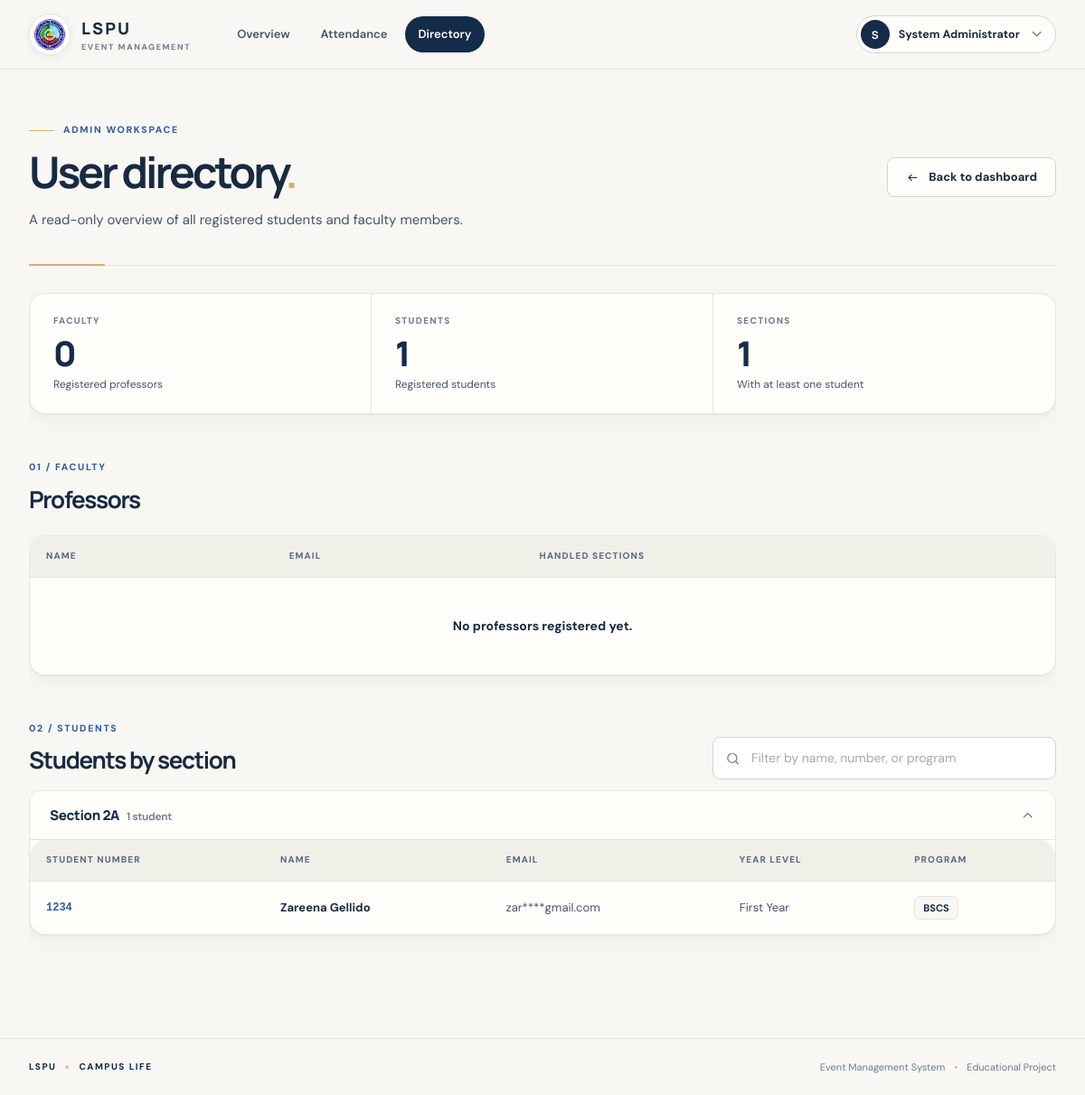
Page /admin/directory (signed in) on the committed database.
### Event-Registration-System-main/app.py (models this page shows, shortened)
class User(UserMixin, db.Model):
    id = db.Column(db.Integer, primary_key=True)
    name = db.Column(db.String(120), nullable=False)
    email = db.Column(db.String(160), unique=True, nullable=False, index=True)
    password_hash = db.Column(db.String(255), nullable=False)
    role = db.Column(db.String(20), nullable=False)
    student_number = db.Column(db.String(40), unique=True)
    year_level = db.Column(db.String(30))
    section = db.Column(db.String(2), index=True)
    program = db.Column(db.String(20))
    handled_sections = db.Column(db.String(300))
    otp_code = db.Column(db.String(6))
    otp_expires_at = db.Column(db.DateTime)
    otp_attempts = db.Column(db.Integer, nullable=False, default=0)

### Event-Registration-System-main/app.py (the view)
@app.route("/admin/directory")
@role_required("admin")
def admin_directory():
    students = User.query.filter_by(role="student").order_by(User.section, User.name).all()
    professors = User.query.filter_by(role="professor").order_by(User.name).all()
    return render_template("admin_directory.html", students=students, professors=professors)

### Event-Registration-System-main/app.py (called while the page is built)
@login.user_loader
def load_user(uid): return db.session.get(User, int(uid))

def role_required(*roles):
    def deco(fn):
        @wraps(fn)
        @login_required
        def wrapper(*a, **kw):
            if current_user.role not in roles: abort(403)
            return fn(*a, **kw)
        return wrapper
    return deco

### Event-Registration-System-main/templates/admin_directory.html (shortened to what this page needs)
{% extends "base.html" %}
{% import "_ui.html" as ui with context %}
{% block content %}
<section class="page-heading compact-heading">
    <div>
        <p class="eyebrow"><span class="eyebrow-line"></span> ADMIN WORKSPACE</p>
        <h1>User directory<span>.</span></h1>
        <p class="heading-description">A read-only overview of all registered students and faculty members.</p>
    </div>
    <a class="btn btn-light" href="{{ url_for('admin_home') }}">{{ ui.ico('arrow-l') }} Back to dashboard</a>
</section>
<section class="roster-summary">
    <div><span class="summary-label">FACULTY</span><strong>{{ professors|length }}</strong><p>Registered professors</p></div>
    <div><span class="summary-label">STUDENTS</span><strong>{{ students|length }}</strong><p>Registered students</p></div>
    <div><span class="summary-label">SECTIONS</span><strong>{{ students|map(attribute='section')|unique|list|length }}</strong><p>With at least one student</p></div>
</section>
<section class="section">
    <div class="section-head">
        <div><p class="section-overline">01 / FACULTY</p><h2>Professors</h2></div>
    </div>
    <div class="tablebox">
        <table class="t-stack">
            <thead><tr><th>Name</th><th>Email</th><th>Handled Sections</th></tr></thead>
            <tbody>
                {% for p in professors %}
                <tr>
                    <td data-label="Name"><strong>{{ p.name }}</strong></td>
                    <td data-label="Email">{{ p.email[:3] }}****{{ p.email.split('@')[1] if '@' in p.email else '' }}</td>
                    <td data-label="Sections"><span class="table-tag">{{ p.handled_sections or 'None assigned' }}</span></td>
                </tr>
                {% else %}
                <tr><td colspan="3" class="no-label"><div class="table-empty"><strong>No professors registered yet.</strong></div></td></tr>
                {% endfor %}
            </tbody>
        </table>
    </div>
</section>
<section class="section">
    <div class="section-head">
        <div><p class="section-overline">02 / STUDENTS</p><h2>Students by section</h2></div>
        {% if students %}<div class="search-row" style="width:min(380px,100%)"><div class="search-field">{{ ui.ico('search') }}<label class="sr-only" for="dir-filter">Filter students</label><input id="dir-filter" type="search" placeholder="Filter by name, number, or program" data-filter=".dir-table" data-count="dir-count"></div></div>{% endif %}
    </div>
    {% for section in students|groupby('section') %}
    <details class="group-block" open>
        <summary><span>Section {{ section.grouper or 'Unassigned' }}<span class="count">{{ section.list|length }} student{{ '' if section.list|length == 1 else 's' }}</span></span>{{ ui.ico('chev') }}</summary>
        <div class="tablebox">
            <table class="t-stack dir-table">
                <thead><tr><th>Student Number</th><th>Name</th><th>Email</th><th>Year Level</th><th>Program</th></tr></thead>
                <tbody>
                    {% for s in section.list %}
                    <tr>
                        <td data-label="Student no." class="mono-cell">{{ s.student_number }}</td>
                        <td data-label="Name"><strong>{{ s.name }}</strong></td>
                        <td data-label="Email">{{ s.email[:3] }}****{{ s.email.split('@')[1] if '@' in s.email else '' }}</td>
                        <td data-label="Year">{{ s.year_level }}</td>
                        <td data-label="Program"><span class="table-tag">{{ s.program }}</span></td>
                    </tr>
                    {% endfor %}
                </tbody>
            </table>
        </div>
    </details>
    {% else %}
    <div class="empty-state"><span class="empty-mark">{{ ui.ico('users') }}</span><h3>No students registered yet</h3><p>Students appear here, grouped by section, once they create an account.</p></div>
    {% endfor %}
</section>
{% endblock %}

### Event-Registration-System-main/templates/base.html (shortened to what this page needs)
{% import "_ui.html" as ui with context %}
<!doctype html>
<html lang="en">
<head>
    <link rel="stylesheet" href="{{ url_for('static', filename='style.css') }}">
</head>
<body>
    {% set homes = {'admin': 'admin_home', 'professor': 'professor_home', 'student': 'student_home'} %}
    {% set authed = current_user.is_authenticated %}
    {% set ep = request.endpoint %}
    <header class="site-header">
        <div class="header-inner">
            <a class="brand" href="{{ url_for(homes[current_user.role]) if authed else url_for('landing') }}" aria-label="LSPU Event Management System home">
                <span class="brand-mark"><img src="{{ url_for('static', filename='lspu-logo.png') }}" alt="LSPU logo" class="school-logo"></span>
                <span class="brand-copy"><strong>LSPU</strong><small>EVENT MANAGEMENT</small></span>
            </a>
            {% if authed %}
            <nav class="main-nav" aria-label="Main">
                {% if current_user.role == 'admin' %}
                    <a href="{{ url_for('admin_home') }}" {% if ep in ('admin_home','event_new','event_edit','expenses','expense_edit','event_registrations') %}aria-current="page"{% endif %}>Overview</a>
                    <a href="{{ url_for('attendance_dashboard') }}" {% if ep == 'attendance_dashboard' %}aria-current="page"{% endif %}>Attendance</a>
                    <a href="{{ url_for('admin_directory') }}" {% if ep == 'admin_directory' %}aria-current="page"{% endif %}>Directory</a>
                {% elif current_user.role == 'professor' %}
                    <a href="{{ url_for('professor_home') }}" {% if ep == 'professor_home' %}aria-current="page"{% endif %}>Roster</a>
                    <a href="{{ url_for('attendance_dashboard') }}" {% if ep == 'attendance_dashboard' %}aria-current="page"{% endif %}>Attendance</a>
                {% else %}
                    <a href="{{ url_for('student_home') }}" {% if ep in ('student_home','event_detail','receipt') %}aria-current="page"{% endif %}>Events</a>
                {% endif %}
            </nav>
            {% endif %}
            <div class="header-right">
                {% if authed %}
                <details class="user-menu">
                    <summary aria-label="Account menu"><span class="user-avatar" aria-hidden="true">{{ current_user.name[:1]|upper }}</span><span class="user-name">{{ current_user.name }}</span>{{ ui.ico('chev', 'chev') }}</summary>
                </details>
                {% else %}
                <span class="header-context">STA. CRUZ · CAMPUS EVENTS</span>
                <a class="header-home" href="{{ url_for('landing') }}">Home {{ ui.ico('arrow-ur') }}</a>
                {% endif %}
            </div>
        </div>
    </header>
    <main class="page-shell" id="main-content">
        {% block content %}{% endblock %}
    </main>
    <footer class="site-footer"><span class="footer-brand">LSPU <i>×</i> CAMPUS LIFE</span><span>Event Management System <span class="footer-dot">•</span> Educational Project</span></footer>
</body>
</html>

### rows in the picture
User: name "S", name "System Administrator"
User: section "2A", list|length "1", student_number "1234", name "Zareena Gellido", email "zar", email "gmail.com", year_level "First Year", program "BSCS"

### other values in the picture
{{ professors|length }} "0"
{{ students|length }} "1"
{{ students|map(attribute='section')|unique|list|length }} "1"
